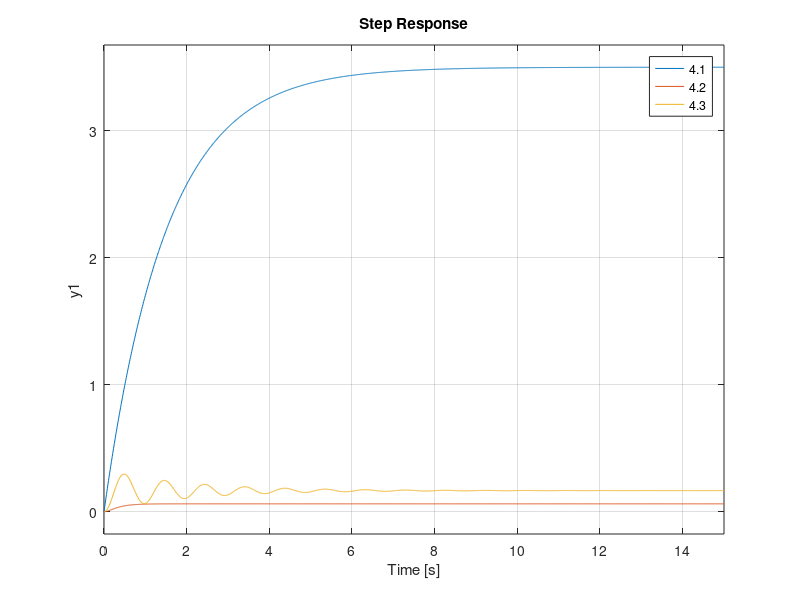

Recreate this plot in MATLAB.
sys1 = tf(7,[0,3,2]);

sys2 = tf(2,[1,12,32]);

sys3 = tf(7,[1,1,42]);

t = 0:0.01:15;

step(sys1,sys2,sys3,t);

legend('4.1','4.2','4.3')